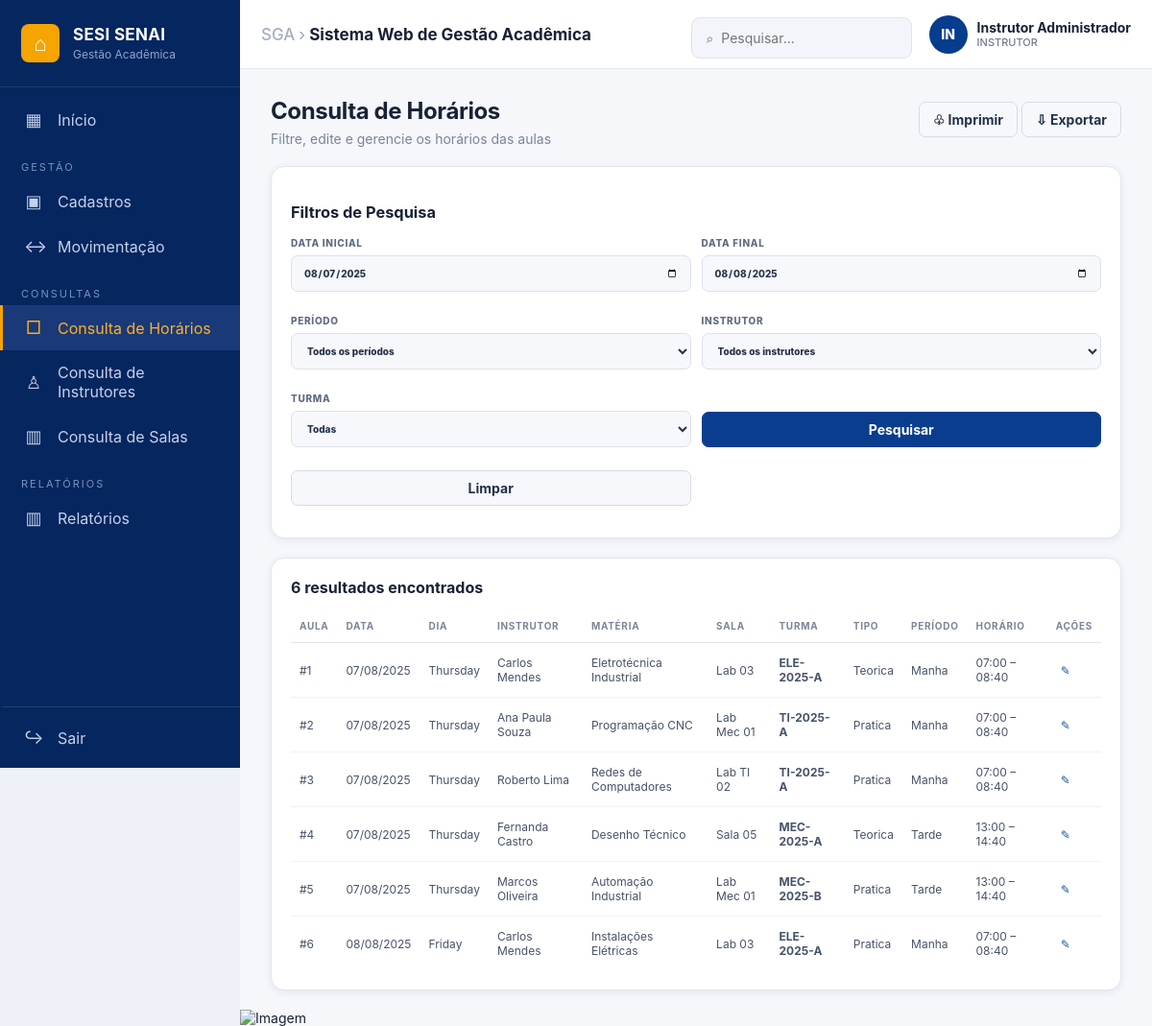
The page /horarios.php (signed in) on the database as committed earlier.
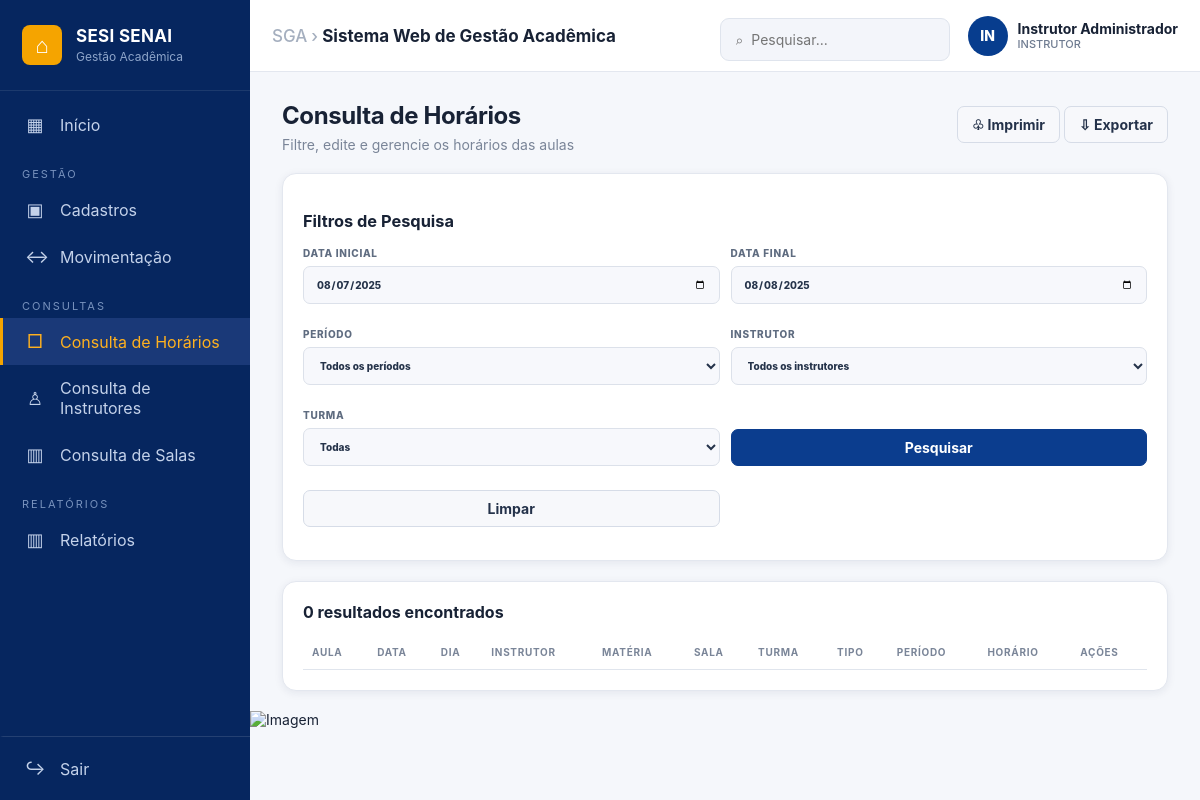
The same page on the database as committed later.
### tables this page shows
CREATE TABLE aulas (
    id BIGINT UNSIGNED AUTO_INCREMENT PRIMARY KEY,
    turma_id BIGINT UNSIGNED NOT NULL,
    disciplina_id BIGINT UNSIGNED NOT NULL,
    instrutor_id BIGINT UNSIGNED NOT NULL,
    sala_id BIGINT UNSIGNED NOT NULL,
    data_aula DATE NOT NULL,
    periodo ENUM('MANHA','TARDE','NOITE') NOT NULL,
    inicio TIME NOT NULL,
    fim TIME NOT NULL,
    tipo ENUM('TEORICA','PRATICA') NOT NULL,
    status VARCHAR(30) NOT NULL DEFAULT 'PLANEJADA',
    conteudo TEXT,
    observacoes TEXT,
    FOREIGN KEY (turma_id) REFERENCES turmas(id),
    FOREIGN KEY (disciplina_id) REFERENCES disciplinas(id),
    FOREIGN KEY (instrutor_id) REFERENCES instrutores(id),
    FOREIGN KEY (sala_id) REFERENCES salas(id),
    INDEX idx_aula_data (data_aula),
    INDEX idx_aula_instrutor (instrutor_id,data_aula),
    INDEX idx_aula_sala (sala_id,data_aula)
);

CREATE TABLE usuarios (
    id BIGINT UNSIGNED AUTO_INCREMENT PRIMARY KEY,
    cpf VARCHAR(14) NOT NULL UNIQUE,
    nome VARCHAR(150) NOT NULL,
    email VARCHAR(180) UNIQUE,
    senha_hash VARCHAR(255) NOT NULL,
    perfil ENUM('ALUNO','INSTRUTOR') NOT NULL DEFAULT 'ALUNO',
    status ENUM('ATIVO','INATIVO') NOT NULL DEFAULT 'ATIVO',
    criado_em TIMESTAMP DEFAULT CURRENT_TIMESTAMP,
    atualizado_em TIMESTAMP DEFAULT CURRENT_TIMESTAMP ON UPDATE CURRENT_TIMESTAMP
);

CREATE TABLE disciplinas (
    id BIGINT UNSIGNED AUTO_INCREMENT PRIMARY KEY,
    codigo VARCHAR(40) NOT NULL UNIQUE,
    nome VARCHAR(150) NOT NULL,
    descricao TEXT,
    carga_horaria INT,
    ativo TINYINT(1) NOT NULL DEFAULT 1
);

CREATE TABLE salas (
    id BIGINT UNSIGNED AUTO_INCREMENT PRIMARY KEY,
    codigo VARCHAR(30) NOT NULL UNIQUE,
    nome VARCHAR(100) NOT NULL,
    bloco VARCHAR(50),
    tipo ENUM('LABORATORIO','SALA_TEORICA','AUDITORIO') NOT NULL,
    capacidade INT NOT NULL,
    descricao TEXT,
    status ENUM('DISPONIVEL','OCUPADA','RESERVADA','MANUTENCAO') NOT NULL DEFAULT 'DISPONIVEL',
    ativo TINYINT(1) NOT NULL DEFAULT 1
);

CREATE TABLE turmas (
    id BIGINT UNSIGNED AUTO_INCREMENT PRIMARY KEY,
    codigo VARCHAR(40) NOT NULL UNIQUE,
    nome VARCHAR(150) NOT NULL,
    curso_id BIGINT UNSIGNED NOT NULL,
    periodo ENUM('MANHA','TARDE','NOITE') NOT NULL,
    data_inicio DATE NOT NULL,
    data_fim DATE,
    capacidade INT NOT NULL DEFAULT 30,
    status ENUM('ATIVA','ENCERRADA','CANCELADA') NOT NULL DEFAULT 'ATIVA',
    encerrada_em DATE,
    FOREIGN KEY (curso_id) REFERENCES cursos(id)
);

### config.php (called while the page is built, shortened)
<?php
function db(): PDO {
    static $pdo = null;
    if ($pdo instanceof PDO) return $pdo;
    $pdo = new PDO(
        'mysql:host='.DB_HOST.';dbname='.DB_NAME.';charset=utf8mb4',
        DB_USER,
        DB_PASS,
        [
            PDO::ATTR_ERRMODE => PDO::ERRMODE_EXCEPTION,
            PDO::ATTR_DEFAULT_FETCH_MODE => PDO::FETCH_ASSOC,
            PDO::ATTR_EMULATE_PREPARES => false
        ]
    );
    return $pdo;
}

### functions.php (called while the page is built, shortened)
<?php
require_once __DIR__.'/auth.php';
function fmt_date(?string $d): string { return $d ? date('d/m/Y',strtotime($d)) : '-'; }

### auth.php (called while the page is built, shortened)
<?php
require_once __DIR__.'/config.php';
function e($value): string { return htmlspecialchars((string)$value, ENT_QUOTES, 'UTF-8'); }
function logged(): bool { return isset($_SESSION['user']); }
function is_instructor(): bool { return logged() && ($_SESSION['user']['perfil'] ?? '') === 'INSTRUTOR'; }

### horarios.php (the view, shortened to what the changed rows need)
<?php
require_once __DIR__ . '/functions.php';
$ini = $_GET['ini'] ?? '2025-08-07';
$fim = $_GET['fim'] ?? '2025-08-08';
$where = ["a.data_aula BETWEEN ? AND ?"];
$params = [$ini, $fim];
$sql = "
    SELECT
        a.*,
        d.nome AS materia,
        t.codigo AS turma,
        i.nome AS instrutor,
        s.nome AS sala
    FROM aulas a
    JOIN disciplinas d
        ON d.id = a.disciplina_id
    JOIN turmas t
        ON t.id = a.turma_id
    JOIN instrutores ii
        ON ii.id = a.instrutor_id
    JOIN usuarios i
        ON i.id = ii.usuario_id
    JOIN salas s
        ON s.id = a.sala_id
    WHERE " . implode(' AND ', $where) . "
    ORDER BY a.data_aula, a.inicio
";
$st = db()->prepare($sql);
$st->execute($params);
$rows = $st->fetchAll();
require 'partials/header.php';
require 'partials/sidebar.php';
?>
<section class="page-head">
    <div>
        <h1>Consulta de Horários</h1>
    </div>
</section>
<div class="panel">
    <div class="panel-head">
        <h2>
            <?= count($rows) ?> resultados encontrados
        </h2>
    </div>
    <div class="table-wrap">
        <table id="horariosTable">
            <thead>
                <tr>
                    <th>AULA</th>
                    <th>DATA</th>
                    <th>DIA</th>
                    <th>INSTRUTOR</th>
                    <th>MATÉRIA</th>
                    <th>SALA</th>
                    <th>TURMA</th>
                    <th>TIPO</th>
                    <th>PERÍODO</th>
                    <th>HORÁRIO</th>
                    <th>AÇÕES</th>
                </tr>
            </thead>
            <tbody>
                <?php foreach ($rows as $r): ?>
                    <tr>
                        <td>
                            #<?= $r['id'] ?>
                        </td>
                        <td>
                            <?= fmt_date($r['data_aula']) ?>
                        </td>
                        <td>
                            <?= date('l', strtotime($r['data_aula'])) ?>
                        </td>
                        <td>
                            <?= e($r['instrutor']) ?>
                        </td>
                        <td>
                            <?= e($r['materia']) ?>
                        </td>
                        <td>
                            <?= e($r['sala']) ?>
                        </td>
                        <td>
                            <b><?= e($r['turma']) ?></b>
                        </td>
                        <td>
                            <?= e(ucfirst(strtolower($r['tipo']))) ?>
                        </td>
                        <td>
                            <?= e(ucfirst(strtolower($r['periodo']))) ?>
                        </td>
                        <td>
                            <?= substr($r['inicio'], 0, 5) ?>
                            –
                            <?= substr($r['fim'], 0, 5) ?>
                        </td>
                        <td>
                            <?php if (is_instructor()): ?>
                                <button
                                    class="icon"
                                    onclick="alert('Editor de aula: <?= e($r['materia']) ?>')"
                                    title="Editar aula"
                                >
                                    ✎
                                </button>
                            <?php else: ?>
                                <span class="muted">
                                    Visualizar
                                </span>
                            <?php endif; ?>
                        </td>
                    </tr>
                <?php endforeach; ?>
            </tbody>
        </table>
    </div>
</div>
<?php require 'partials/footer.php'; ?>

Rows that differ between the two databases and show on the page:
no longer on this page (row edited): aulas: id "1", data_aula "07/08/2025", data_aula "Thursday", usuarios.nome "Carlos Mendes", disciplina.nome "Eletrotécnica Industrial", sala.nome "Lab 03", turma.codigo "ELE-2025-A", tipo "Teorica", periodo "Manha", inicio "07:00", fim "08:40"
no longer on this page (row edited): aulas: id "2", data_aula "07/08/2025", data_aula "Thursday", usuarios.nome "Ana Paula Souza", disciplina.nome "Programação CNC", sala.nome "Lab Mec 01", turma.codigo "TI-2025-A", tipo "Pratica", periodo "Manha", inicio "07:00", fim "08:40"
no longer on this page (row edited): aulas: id "3", data_aula "07/08/2025", data_aula "Thursday", usuarios.nome "Roberto Lima", disciplina.nome "Redes de Computadores", sala.nome "Lab TI 02", turma.codigo "TI-2025-A", tipo "Pratica", periodo "Manha", inicio "07:00", fim "08:40"
no longer on this page (row edited): aulas: id "4", data_aula "07/08/2025", data_aula "Thursday", usuarios.nome "Fernanda Castro", disciplina.nome "Desenho Técnico", sala.nome "Sala 05", turma.codigo "MEC-2025-A", tipo "Teorica", periodo "Tarde", inicio "13:00", fim "14:40"
no longer on this page (row edited): aulas: id "5", data_aula "07/08/2025", data_aula "Thursday", usuarios.nome "Marcos Oliveira", disciplina.nome "Automação Industrial", sala.nome "Lab Mec 01", turma.codigo "MEC-2025-B", tipo "Pratica", periodo "Tarde", inicio "13:00", fim "14:40"
no longer on this page (row edited): aulas: id "6", data_aula "08/08/2025", data_aula "Friday", usuarios.nome "Carlos Mendes", disciplina.nome "Instalações Elétricas", sala.nome "Lab 03", turma.codigo "ELE-2025-A", tipo "Pratica", periodo "Manha", inicio "07:00", fim "08:40"
Other text that changed with them:
count($rows): "6" → "0"
